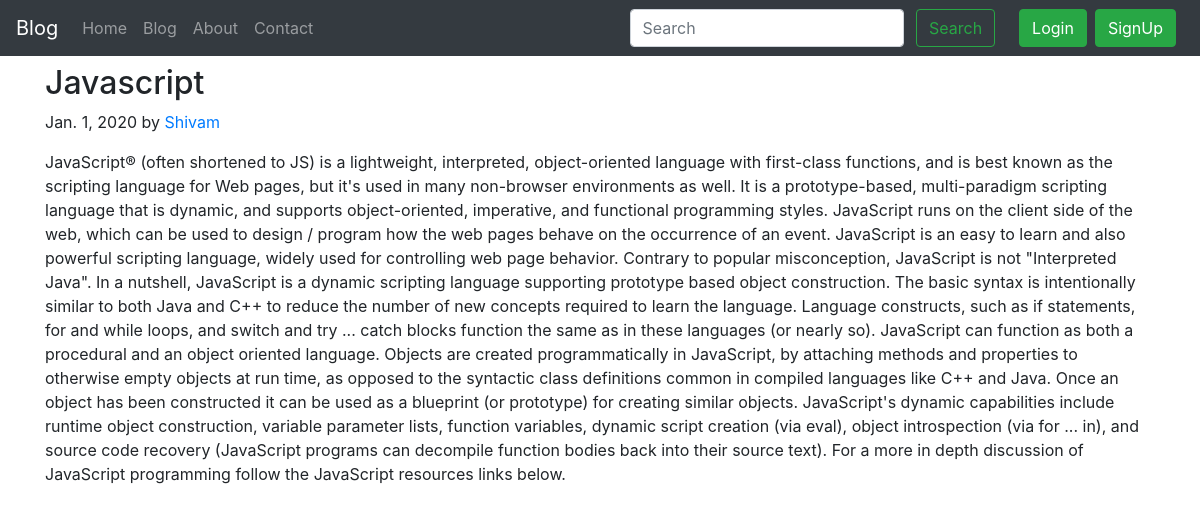
The app's page /blog/alm with its own data.
### blog/models.py (models this page shows)
class Post(models.Model):
    sno=models.AutoField(primary_key=True)
    title=models.CharField(max_length=255,default='')
    author=models.CharField(max_length=255,default='')
    content=models.TextField(max_length=10000)
    slug=models.CharField(max_length=255,default='')
    timestamp =models.DateField(blank=True)
    def __str__(self):
        return self.title + "by" + self.author

### blog/views.py (the view)
# urls.py: path('<str:slug>', views.blogPost,name='blogpost'),
def blogPost(request,slug):
    post=Post.objects.filter(slug=slug).first()
    print(post)
    context={'post':post}
    return render(request, 'blog/blogPost.html',context)

### templates/blog/blogPost.html (shortened to what this page needs)
{% extends 'base.html' %}
{% block body %}
<div class="container my-2">
        <h2 class="blog-post-title">{{post.title}}</h2>
        <p class="blog-post-meta">{{post.timestamp}} by <a href="/about">{{post.author}}</a></p>
        <p>{{post.content}}</p>
</div>
{% endblock body %}

### records on screen
Post: title "Javascript", timestamp "Jan. 1, 2020", author "Shivam", content "JavaScript® (often shortened to JS) is a lightweight, interpreted, object-oriented language with first-class functions, and is best known as the scripting language for Web pages, but it's used in many non-browser environments as well. It is a prototype-based, multi-paradigm scripting language that is dynamic, and supports object-oriented, imperative, and functional programming styles. JavaScript runs on the client side of the web, which can be used to design / program how the web pages behave on the occurrence of an event. JavaScript is an easy to learn and also powerful scripting language, widely used for controlling web page behavior. Contrary to popular misconception, JavaScript is not…"
